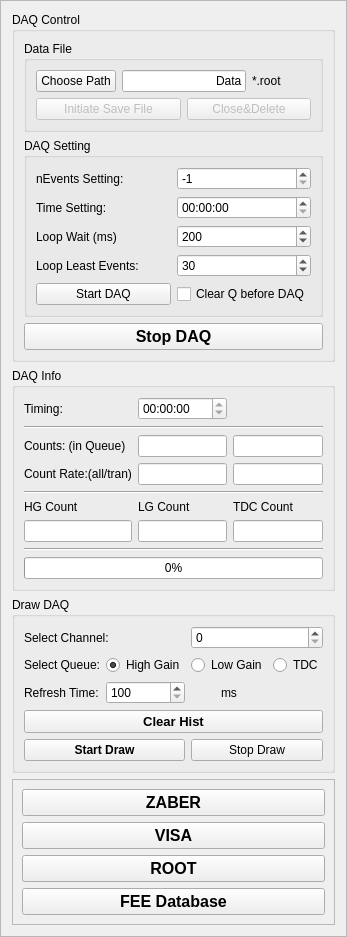
  <widget class="QFrame" name="frame_6">
   <property name="geometry">
    <rect>
     <x>810</x>
     <y>20</y>
     <width>331</width>
     <height>891</height>
    </rect>
   </property>
   <property name="frameShape">
    <enum>QFrame::StyledPanel</enum>
   </property>
   <property name="frameShadow">
    <enum>QFrame::Raised</enum>
   </property>
   <layout class="QGridLayout" name="gridLayout_23">
    <item row="3" column="0">
     <widget class="QGroupBox" name="groupBox_10">
      <property name="title">
       <string>Draw DAQ</string>
      </property>
      <layout class="QGridLayout" name="gridLayout_14">
       <item row="4" column="2" colspan="2">
        <widget class="QPushButton" name="btnStopDraw">
         <property name="font">
          <font>
           <bold>false</bold>
          </font>
         </property>
         <property name="text">
          <string>Stop Draw</string>
         </property>
        </widget>
       </item>
       <item row="1" column="2">
        <widget class="QRadioButton" name="btnLGDraw">
         <property name="text">
          <string>Low Gain</string>
         </property>
        </widget>
       </item>
       <item row="1" column="0">
        <widget class="QLabel" name="label_26">
         <property name="text">
          <string>Select Queue:</string>
         </property>
        </widget>
       </item>
       <item row="1" column="1">
        <widget class="QRadioButton" name="btnHGDraw">
         <property name="text">
          <string>High Gain</string>
         </property>
         <property name="checked">
          <bool>true</bool>
         </property>
        </widget>
       </item>
       <item row="2" column="1">
        <widget class="QSpinBox" name="boxRefreshTime">
         <property name="minimum">
          <number>100</number>
         </property>
         <property name="maximum">
          <number>999999999</number>
         </property>
        </widget>
       </item>
       <item row="2" column="0">
        <widget class="QLabel" name="label_28">
         <property name="text">
          <string>Refresh Time:</string>
         </property>
        </widget>
       </item>
       <item row="4" column="0" colspan="2">
        <widget class="QPushButton" name="btnStartDraw">
         <property name="font">
          <font>
           <bold>true</bold>
          </font>
         </property>
         <property name="text">
          <string>Start Draw</string>
         </property>
        </widget>
       </item>
       <item row="0" column="2" colspan="2">
        <widget class="QSpinBox" name="boxDrawCh">
         <property name="maximum">
          <number>32</number>
         </property>
        </widget>
       </item>
       <item row="1" column="3">
        <widget class="QRadioButton" name="btnTDCDraw">
         <property name="text">
          <string>TDC</string>
         </property>
        </widget>
       </item>
       <item row="2" column="2">
        <widget class="QLabel" name="label_29">
         <property name="text">
          <string>ms</string>
         </property>
         <property name="alignment">
          <set>Qt::AlignCenter</set>
         </property>
        </widget>
       </item>
       <item row="0" column="0" colspan="2">
        <widget class="QLabel" name="label_27">
         <property name="text">
          <string>Select Channel:</string>
         </property>
        </widget>
       </item>
       <item row="3" column="0" colspan="4">
        <widget class="QPushButton" name="btnClearDraw">
         <property name="font">
          <font>
           <pointsize>10</pointsize>
           <bold>true</bold>
          </font>
         </property>
         <property name="text">
          <string>Clear Hist</string>
         </property>
        </widget>
       </item>
      </layout>
     </widget>
    </item>
    <item row="4" column="0">
     <spacer name="verticalSpacer">
      <property name="orientation">
       <enum>Qt::Vertical</enum>
      </property>
      <property name="sizeHint" stdset="0">
       <size>
        <width>20</width>
        <height>40</height>
       </size>
      </property>
     </spacer>
    </item>
    <item row="2" column="0">
     <widget class="QGroupBox" name="grpDAQInfo">
      <property name="title">
       <string>DAQ Info</string>
      </property>
      <layout class="QGridLayout" name="gridLayout_11">
       <item row="5" column="2">
        <widget class="QLabel" name="label_36">
         <property name="text">
          <string>TDC Count</string>
         </property>
        </widget>
       </item>
       <item row="5" column="0">
        <widget class="QLabel" name="label_25">
         <property name="text">
          <string>HG Count</string>
         </property>
        </widget>
       </item>
       <item row="2" column="1">
        <widget class="QLineEdit" name="lineDAQCount">
         <property name="readOnly">
          <bool>true</bool>
         </property>
        </widget>
       </item>
       <item row="6" column="2">
        <widget class="QLineEdit" name="lineTDCDAQCount">
         <property name="readOnly">
          <bool>true</bool>
         </property>
        </widget>
       </item>
       <item row="2" column="0">
        <widget class="QLabel" name="label_37">
         <property name="text">
          <string>Counts: (in Queue)</string>
         </property>
        </widget>
       </item>
       <item row="1" column="0" colspan="3">
        <widget class="Line" name="line_6">
         <property name="orientation">
          <enum>Qt::Horizontal</enum>
         </property>
        </widget>
       </item>
       <item row="3" column="2">
        <widget class="QLineEdit" name="lineCountRateTran">
         <property name="readOnly">
          <bool>true</bool>
         </property>
        </widget>
       </item>
       <item row="5" column="1">
        <widget class="QLabel" name="label_35">
         <property name="text">
          <string>LG Count</string>
         </property>
        </widget>
       </item>
       <item row="3" column="1">
        <widget class="QLineEdit" name="lineCountRate">
         <property name="readOnly">
          <bool>true</bool>
         </property>
        </widget>
       </item>
       <item row="9" column="0" colspan="3">
        <widget class="QProgressBar" name="pbarDAQ">
         <property name="value">
          <number>0</number>
         </property>
        </widget>
       </item>
       <item row="2" column="2">
        <widget class="QLineEdit" name="lineUnreadCount">
         <property name="readOnly">
          <bool>true</bool>
         </property>
        </widget>
       </item>
       <item row="0" column="1">
        <widget class="QTimeEdit" name="timerDAQ">
         <property name="readOnly">
          <bool>true</bool>
         </property>
         <property name="displayFormat">
          <string>HH:mm:ss</string>
         </property>
         <property name="calendarPopup">
          <bool>false</bool>
         </property>
        </widget>
       </item>
       <item row="8" column="0" colspan="3">
        <widget class="Line" name="line_19">
         <property name="orientation">
          <enum>Qt::Horizontal</enum>
         </property>
        </widget>
       </item>
       <item row="4" column="0" colspan="3">
        <widget class="Line" name="line_8">
         <property name="orientation">
          <enum>Qt::Horizontal</enum>
         </property>
        </widget>
       </item>
       <item row="6" column="1">
        <widget class="QLineEdit" name="lineLGDAQCount">
         <property name="readOnly">
          <bool>true</bool>
         </property>
        </widget>
       </item>
       <item row="6" column="0">
        <widget class="QLineEdit" name="lineHGDAQCount">
         <property name="readOnly">
          <bool>true</bool>
         </property>
        </widget>
       </item>
       <item row="0" column="0">
        <widget class="QLabel" name="label_4">
         <property name="text">
          <string>Timing:</string>
         </property>
        </widget>
       </item>
       <item row="3" column="0">
        <widget class="QLabel" name="label_31">
         <property name="text">
          <string>Count Rate:(all/tran)</string>
         </property>
        </widget>
       </item>
      </layout>
     </widget>
    </item>
    <item row="0" column="0">
     <widget class="QGroupBox" name="grpDAQctrl">
      <property name="title">
       <string>DAQ Control</string>
      </property>
      <layout class="QGridLayout" name="gridLayout_22">
       <item row="0" column="0">
        <widget class="QGroupBox" name="groupBox_9">
         <property name="title">
          <string>Data File</string>
         </property>
         <layout class="QGridLayout" name="gridLayout_9">
          <item row="0" column="0">
           <widget class="QPushButton" name="btnPath">
            <property name="text">
             <string>Choose Path</string>
            </property>
           </widget>
          </item>
          <item row="0" column="1" colspan="2">
           <widget class="QLineEdit" name="lblFileName">
            <property name="text">
             <string>Data</string>
            </property>
            <property name="alignment">
             <set>Qt::AlignRight|Qt::AlignTrailing|Qt::AlignVCenter</set>
            </property>
           </widget>
          </item>
          <item row="0" column="3">
           <widget class="QLabel" name="lblFileSuf">
            <property name="text">
             <string>*.root</string>
            </property>
            <property name="alignment">
             <set>Qt::AlignLeading|Qt::AlignLeft|Qt::AlignVCenter</set>
            </property>
           </widget>
          </item>
          <item row="1" column="0" colspan="2">
           <widget class="QPushButton" name="btnFileInit">
            <property name="enabled">
             <bool>false</bool>
            </property>
            <property name="text">
             <string>Initiate Save File</string>
            </property>
           </widget>
          </item>
          <item row="1" column="2" colspan="2">
           <widget class="QPushButton" name="btnFileClose">
            <property name="enabled">
             <bool>false</bool>
            </property>
            <property name="text">
             <string>Close&amp;&amp;Delete</string>
            </property>
           </widget>
          </item>
         </layout>
        </widget>
       </item>
       <item row="3" column="0">
        <widget class="QPushButton" name="btnDAQStop">
         <property name="font">
          <font>
           <pointsize>12</pointsize>
           <bold>true</bold>
          </font>
         </property>
         <property name="text">
          <string>Stop DAQ</string>
         </property>
        </widget>
       </item>
       <item row="1" column="0">
        <widget class="QGroupBox" name="grpDAQStart">
         <property name="title">
          <string>DAQ Setting</string>
         </property>
         <layout class="QGridLayout" name="gridLayout_10">
          <item row="0" column="1">
           <widget class="QSpinBox" name="boxDAQEvent">
            <property name="minimum">
             <number>-1</number>
            </property>
            <property name="maximum">
             <number>999999999</number>
            </property>
            <property name="value">
             <number>-1</number>
            </property>
           </widget>
          </item>
          <item row="1" column="1">
           <widget class="QTimeEdit" name="timeDAQSetting">
            <property name="displayFormat">
             <string>HH:mm:ss</string>
            </property>
            <property name="time">
             <time>
              <hour>0</hour>
              <minute>0</minute>
              <second>0</second>
             </time>
            </property>
           </widget>
          </item>
          <item row="2" column="1">
           <widget class="QSpinBox" name="boxBufferWait">
            <property name="minimum">
             <number>1</number>
            </property>
            <property name="maximum">
             <number>999999999</number>
            </property>
            <property name="value">
             <number>200</number>
            </property>
           </widget>
          </item>
          <item row="1" column="0">
           <widget class="QLabel" name="label_19">
            <property name="text">
             <string>Time Setting:</string>
            </property>
           </widget>
          </item>
          <item row="0" column="0">
           <widget class="QLabel" name="label_32">
            <property name="text">
             <string>nEvents Setting:</string>
            </property>
           </widget>
          </item>
          <item row="2" column="0">
           <widget class="QLabel" name="label_2">
            <property name="text">
             <string>Loop Wait (ms)</string>
            </property>
           </widget>
          </item>
          <item row="3" column="0">
           <widget class="QLabel" name="label_3">
            <property name="text">
             <string>Loop Least Events:</string>
            </property>
           </widget>
          </item>
          <item row="3" column="1">
           <widget class="QSpinBox" name="boxLeastEvents">
            <property name="minimum">
             <number>1</number>
            </property>
            <property name="maximum">
             <number>1000</number>
            </property>
            <property name="value">
             <number>30</number>
            </property>
           </widget>
          </item>
          <item row="4" column="0">
           <widget class="QPushButton" name="btnDAQStart">
            <property name="text">
             <string>Start DAQ</string>
            </property>
           </widget>
          </item>
          <item row="4" column="1">
           <widget class="QCheckBox" name="boxClearQueue">
            <property name="text">
             <string>Clear Q before DAQ</string>
            </property>
           </widget>
          </item>
         </layout>
        </widget>
       </item>
      </layout>
     </widget>
    </item>
    <item row="5" column="0">
     <widget class="QFrame" name="frame_5">
      <property name="frameShape">
       <enum>QFrame::StyledPanel</enum>
      </property>
      <property name="frameShadow">
       <enum>QFrame::Raised</enum>
      </property>
      <layout class="QGridLayout" name="gridLayout_16">
       <item row="1" column="0">
        <widget class="QPushButton" name="btnZaberControl">
         <property name="font">
          <font>
           <pointsize>12</pointsize>
           <bold>true</bold>
          </font>
         </property>
         <property name="text">
          <string>ZABER</string>
         </property>
        </widget>
       </item>
       <item row="3" column="0">
        <widget class="QPushButton" name="btnDraw">
         <property name="font">
          <font>
           <pointsize>12</pointsize>
           <bold>true</bold>
          </font>
         </property>
         <property name="text">
          <string>ROOT</string>
         </property>
        </widget>
       </item>
       <item row="4" column="0">
        <widget class="QPushButton" name="btnDBWin">
         <property name="font">
          <font>
           <pointsize>12</pointsize>
           <bold>true</bold>
          </font>
         </property>
         <property name="text">
          <string>FEE Database</string>
         </property>
        </widget>
       </item>
       <item row="2" column="0">
        <widget class="QPushButton" name="btnVISAControl">
         <property name="font">
          <font>
           <pointsize>12</pointsize>
           <bold>true</bold>
          </font>
         </property>
         <property name="text">
          <string>VISA</string>
         </property>
        </widget>
       </item>
      </layout>
     </widget>
    </item>
   </layout>
  </widget>
